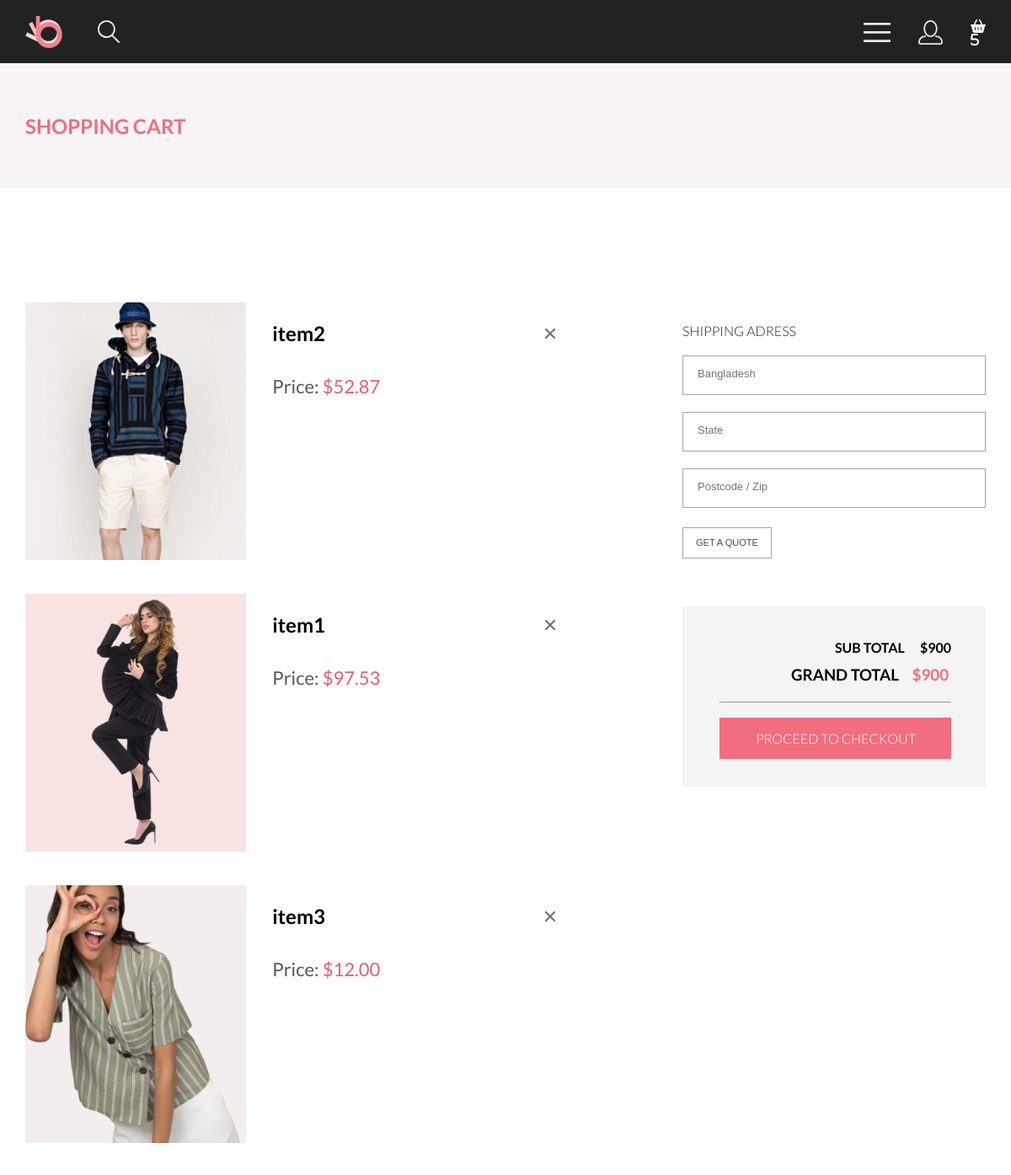
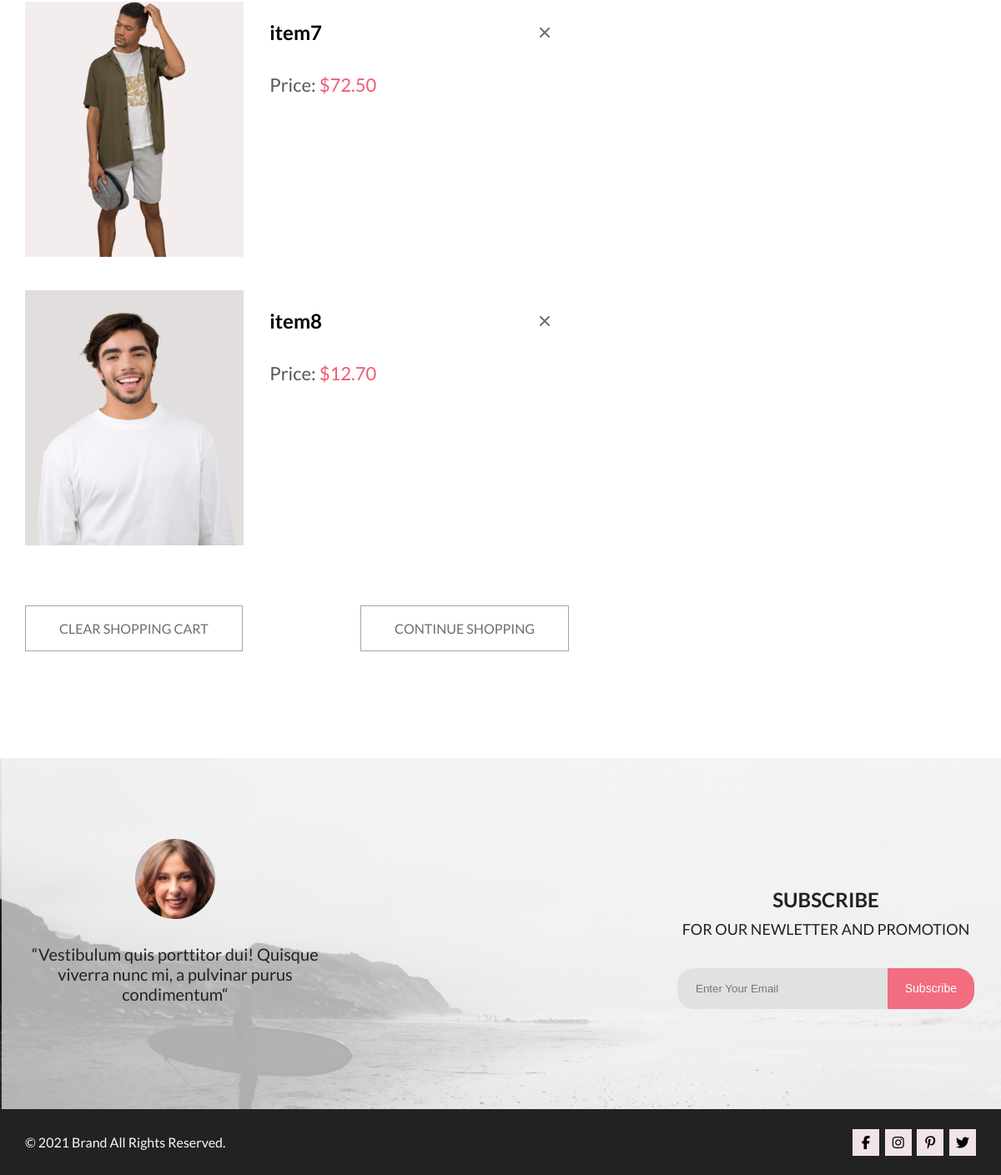
Page /Cart.php (signed in) on the committed database (2 pictures, top to bottom).
### tables this page shows
CREATE TABLE `items` (
  `id` int(10) UNSIGNED NOT NULL,
  `title` text,
  `description` text,
  `price` text,
  `collection` text,
  `options` text,
  `views` int(11) NOT NULL DEFAULT '0',
  `preview_photo_name` text NOT NULL
);

### auth.php (called while the page is built, shortened)
<?php
if ($_COOKIE['login'] && $_COOKIE['user_id'])
{
    $user_id = $_COOKIE['user_id'];
}

### Cart.php (the view, shortened to what this page needs)
<?php
include('db_connect.php');
include('auth.php');
$items = [];
$items_id = mysqli_query($db, "SELECT id, item_id FROM `basket` WHERE user_id = $user_id");
while($row = mysqli_fetch_assoc($items_id)){
    $item_id = $row['item_id'];
    $items[$row['id']] = mysqli_fetch_row(mysqli_query($db, "SELECT * FROM `items` WHERE id = $item_id"));
}
?>
<!DOCTYPE html>
<html lang="en">
<head>
    <link rel="stylesheet" href="css/style.css">
</head>
<body>
    <div class="wrapper">
        <div class="top">
            <?php include('header.php'); ?>
        </div>
        <div class="content">
            <header class="container header-content">
                <h1 class="catalog-header-left">SHOPPING CART</h1>
            </header>
        </div>
        <section class="cart_buy container">
            <div class="items_in_card">
                <?php foreach ($items as $key => $item): ?>
                    <form action="Cart.php" id="item_in_cart<?=$key?>" method='post'>
                        <div class="item_in_cart margin-item">
                            <img class="cart-img" src="clothes_images/<?=$item[7]?>" alt="item2" style="object-fit: cover;">
                            <div class="item_in_cart_dicription">
                                <h4 class="cart_ite_name"><?=$item[1]?></h4>
                                <div class="disc_details">
                                    <p>Price: <span class="disc_details_span"><?=$item[3]?></span></p>
                                </div>
                            </div>
                            <a class="close_item_in_cart" onclick="document.getElementById('item_in_cart<?=$key?>').submit()">
                                <img src="img/close-menu.svg" alt="close">
                            </a>
                        </div>
                    </form>
                <?php endforeach;?>
                <div class="clear_or_continue">
                    <a href="#" class="button_clear button_clear-left">CLEAR SHOPPING CART</a>
                    <a href="catalog.php" class="button_clear">CONTINUE SHOPPING</a>
                </div>
            </div>
            <div class="total">
                <div class="form-content">
                    <form action="#" class="adress">
                        <h3 class="form_name">SHIPPING ADRESS</h3>
                        <input class="form-item1" type="text" id="city" name="city" placeholder="Bangladesh"><br>
                        <input class="form-item" type="text" id="state" name="state" placeholder="State"><br>
                        <input class="form-item" type="text" id="code" name="code" placeholder="Postcode / Zip"><br>
                        <input class="button-submit" type="submit" value="GET A QUOTE">
                    </form>
                    <div class="total-price">
                        <h4>SUB TOTAL <span class="total-span-1">$900</span></h4>
                        <h3>GRAND TOTAL <span class="total-span-2">$900</span></h3>
                        <hr>
                        <a class="checkout" href="#">PROCEED TO CHECKOUT</a>
                    </div>
                </div>
            </div>
        </section>
    </div>
    <footer>
    </footer>
</body>
</html>

### header.php (shortened to what this page needs)
<?php
include('auth.php');
$count_items_in_basket = mysqli_fetch_assoc(mysqli_query($db, "SELECT COUNT(*) as total FROM `basket` WHERE user_id = $user_id"))['total'];
?>
<header class="container">
    <nav class="top-header">
        <ul class="header-list">
            <li class="header-left"><a href="index.php"><img src="img/logo-header.png" alt="logo"></a></li>
            <li><a href="#"><img src="img/loop-header.svg" alt="logo"></a></li>
        </ul>
        <ul class="header-list">
            <li class="menu">
                <details class="details-menu">
                    <summary><img src="img/list-header.svg" alt="list"></summary>
                </details>
            </li>
            <li class="header-right">
                <a href="login.php">
                    <img src="img/class-header.svg" alt="class">
                </a>
            </li>
            <li class="header-right">
                <a href="Cart.php" class="fa-a-ttagg" style="color: white;">
                    <i class="fa-solid fa-basket-shopping">
                        <p><?=$count_items_in_basket?></p>
                    </i>
                </a>
            </li>
        </ul>
    </nav>
</header>

### rows in the picture
items: preview_photo_name (picture), title "item2", price "$52.87"
items: preview_photo_name (picture), title "item1", price "$97.53"
items: preview_photo_name (picture), title "item3", price "$12.00"
items: preview_photo_name (picture), title "item7", price "$72.50"
items: preview_photo_name (picture), title "item8", price "$12.70"

### other values in the picture
$count_items_in_basket "5"
